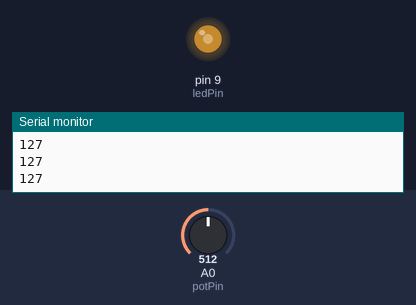
This sketch was run on a simulated Arduino Uno, built with avr-gcc and run on an emulated ATmega328P. On the bench: output pins drawn as LEDs (lit = HIGH), the last lines printed to the serial monitor. Inputs (shaded band) come from the test bench; at power-on: A0 (potPin) = 512.

Above: at 1.2 s.
1.3 s: A0 (potPin) set to 716
At 1.8 s:
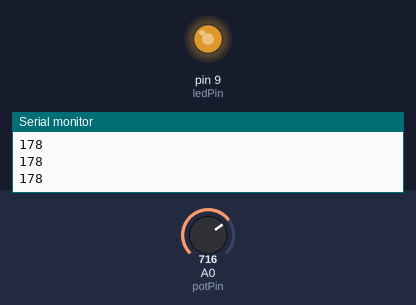
2.8 s: A0 (potPin) set to 900
At 4.0 s:
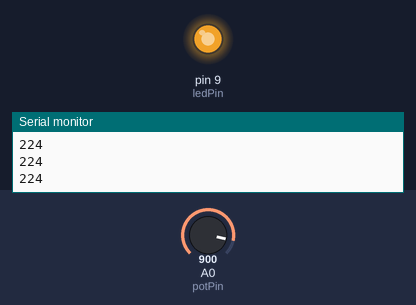
4.3 s: A0 (potPin) set to 122
At 5.3 s:
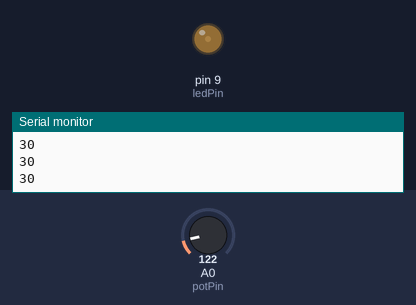
5.8 s: A0 (potPin) set to 0
At 6.4 s:
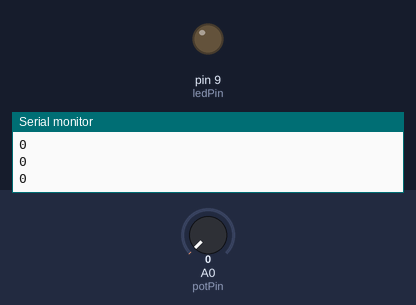
7.3 s: A0 (potPin) set to 511
At 7.6 s:
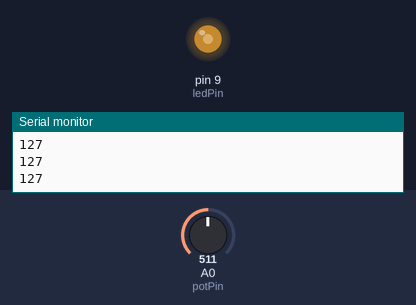
Timing chart, 0 to 9.8 s (numbered marks = the images above; inputs shaded):
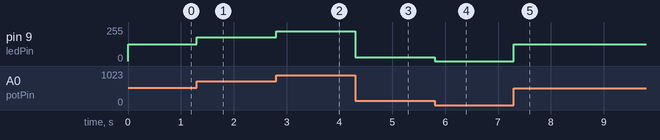

Measured:
- after the input at 1.3 s, pin 9 (ledPin): 127/255 → 178/255 at once
- after the input at 2.8 s, pin 9 (ledPin): 178/255 → 224/255 at once
- after the input at 4.3 s, pin 9 (ledPin): 224/255 → 30/255 at once
- after the input at 5.8 s, pin 9 (ledPin): 30/255 → 0/255 at once
- after the input at 7.3 s, pin 9 (ledPin): 0/255 → 127/255 at once

The sketch:

pumppwmv1.ino
```cpp
const int ledPin = 9;  //pin 9 has PWM funtion
const int potPin = A0; //pin A0 to read analog input

//Variables:
int value = 0; //save analog value

void setup(){
  //Input or output?
  Serial.begin(9600);
  pinMode(ledPin, OUTPUT);
  pinMode(potPin, INPUT); //Optional
  }

void loop(){
  value = analogRead(potPin);          //Read and save analog value from potentiometer
  value = map(value, 0, 1023, 0, 255); //Map value 0-1023 to 0-255 (PWM)
  analogWrite(ledPin, value);          //Send PWM value to led
  Serial.println(value);
 }
 
```
